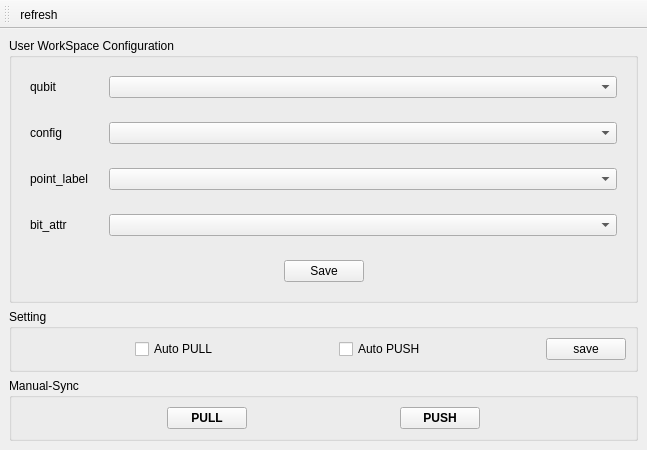
<?xml version="1.0" encoding="UTF-8"?>
<ui version="4.0">
 <class>MainWindow</class>
 <widget class="QMainWindow" name="MainWindow">
  <property name="geometry">
   <rect>
    <x>0</x>
    <y>0</y>
    <width>647</width>
    <height>443</height>
   </rect>
  </property>
  <property name="windowTitle">
   <string>WorkSpace</string>
  </property>
  <widget class="QWidget" name="centralwidget">
   <layout class="QVBoxLayout" name="verticalLayout_2">
    <item>
     <widget class="QGroupBox" name="groupBox">
      <property name="title">
       <string>User WorkSpace Configuration</string>
      </property>
      <layout class="QGridLayout" name="gridLayout">
       <item row="0" column="0">
        <widget class="QWidget" name="widget_5" native="true">
         <layout class="QHBoxLayout" name="horizontalLayout_7" stretch="1,7">
          <item>
           <widget class="QLabel" name="label_4">
            <property name="text">
             <string>qubit</string>
            </property>
           </widget>
          </item>
          <item>
           <widget class="QMultiComboBox" name="QubitBox"/>
          </item>
         </layout>
        </widget>
       </item>
       <item row="1" column="0">
        <widget class="QWidget" name="widget_3" native="true">
         <layout class="QHBoxLayout" name="horizontalLayout_2" stretch="1,7">
          <item>
           <widget class="QLabel" name="label_2">
            <property name="text">
             <string>config</string>
            </property>
           </widget>
          </item>
          <item>
           <widget class="QMultiComboBox" name="ConfigBox"/>
          </item>
         </layout>
        </widget>
       </item>
       <item row="2" column="0">
        <widget class="QWidget" name="widget_4" native="true">
         <layout class="QHBoxLayout" name="horizontalLayout_5" stretch="1,7">
          <item>
           <widget class="QLabel" name="label_3">
            <property name="text">
             <string>point_label</string>
            </property>
           </widget>
          </item>
          <item>
           <widget class="QMultiComboBox" name="PointBox"/>
          </item>
         </layout>
        </widget>
       </item>
       <item row="3" column="0">
        <widget class="QWidget" name="widget_6" native="true">
         <layout class="QHBoxLayout" name="horizontalLayout_8" stretch="1,7">
          <item>
           <widget class="QLabel" name="label_5">
            <property name="text">
             <string>bit_attr</string>
            </property>
           </widget>
          </item>
          <item>
           <widget class="QMultiComboBox" name="AttrBox"/>
          </item>
         </layout>
        </widget>
       </item>
       <item row="4" column="0">
        <spacer name="verticalSpacer">
         <property name="orientation">
          <enum>Qt::Vertical</enum>
         </property>
         <property name="sizeHint" stdset="0">
          <size>
           <width>20</width>
           <height>0</height>
          </size>
         </property>
        </spacer>
       </item>
       <item row="5" column="0">
        <widget class="QWidget" name="widget_2" native="true">
         <layout class="QHBoxLayout" name="horizontalLayout_6">
          <item>
           <spacer name="horizontalSpacer_3">
            <property name="orientation">
             <enum>Qt::Horizontal</enum>
            </property>
            <property name="sizeHint" stdset="0">
             <size>
              <width>249</width>
              <height>20</height>
             </size>
            </property>
           </spacer>
          </item>
          <item>
           <widget class="QPushButton" name="SaveConfButton">
            <property name="text">
             <string>Save</string>
            </property>
           </widget>
          </item>
          <item>
           <spacer name="horizontalSpacer_4">
            <property name="orientation">
             <enum>Qt::Horizontal</enum>
            </property>
            <property name="sizeHint" stdset="0">
             <size>
              <width>249</width>
              <height>20</height>
             </size>
            </property>
           </spacer>
          </item>
         </layout>
        </widget>
       </item>
       <item row="6" column="0">
        <spacer name="verticalSpacer_2">
         <property name="orientation">
          <enum>Qt::Vertical</enum>
         </property>
         <property name="sizeHint" stdset="0">
          <size>
           <width>20</width>
           <height>0</height>
          </size>
         </property>
        </spacer>
       </item>
      </layout>
     </widget>
    </item>
    <item>
     <widget class="QGroupBox" name="groupBox_3">
      <property name="title">
       <string>Setting</string>
      </property>
      <layout class="QHBoxLayout" name="horizontalLayout_3">
       <item>
        <spacer name="horizontalSpacer_9">
         <property name="orientation">
          <enum>Qt::Horizontal</enum>
         </property>
         <property name="sizeHint" stdset="0">
          <size>
           <width>74</width>
           <height>20</height>
          </size>
         </property>
        </spacer>
       </item>
       <item>
        <widget class="QCheckBox" name="autoPullCheck">
         <property name="text">
          <string>Auto PULL</string>
         </property>
        </widget>
       </item>
       <item>
        <spacer name="horizontalSpacer_10">
         <property name="orientation">
          <enum>Qt::Horizontal</enum>
         </property>
         <property name="sizeHint" stdset="0">
          <size>
           <width>74</width>
           <height>20</height>
          </size>
         </property>
        </spacer>
       </item>
       <item>
        <widget class="QCheckBox" name="autoPushCheck">
         <property name="text">
          <string>Auto PUSH</string>
         </property>
        </widget>
       </item>
       <item>
        <spacer name="horizontalSpacer_11">
         <property name="orientation">
          <enum>Qt::Horizontal</enum>
         </property>
         <property name="sizeHint" stdset="0">
          <size>
           <width>74</width>
           <height>20</height>
          </size>
         </property>
        </spacer>
       </item>
       <item>
        <widget class="QPushButton" name="autoPullPushSave">
         <property name="text">
          <string>save</string>
         </property>
        </widget>
       </item>
      </layout>
     </widget>
    </item>
    <item>
     <widget class="QGroupBox" name="groupBox_4">
      <property name="title">
       <string>Manual-Sync</string>
      </property>
      <layout class="QHBoxLayout" name="horizontalLayout_4">
       <item>
        <spacer name="horizontalSpacer_12">
         <property name="orientation">
          <enum>Qt::Horizontal</enum>
         </property>
         <property name="sizeHint" stdset="0">
          <size>
           <width>80</width>
           <height>20</height>
          </size>
         </property>
        </spacer>
       </item>
       <item>
        <widget class="QPushButton" name="pullButton">
         <property name="font">
          <font>
           <bold>true</bold>
          </font>
         </property>
         <property name="text">
          <string>PULL</string>
         </property>
         <property name="autoDefault">
          <bool>false</bool>
         </property>
        </widget>
       </item>
       <item>
        <spacer name="horizontalSpacer_13">
         <property name="orientation">
          <enum>Qt::Horizontal</enum>
         </property>
         <property name="sizeHint" stdset="0">
          <size>
           <width>80</width>
           <height>20</height>
          </size>
         </property>
        </spacer>
       </item>
       <item>
        <widget class="QPushButton" name="pushButton">
         <property name="font">
          <font>
           <bold>true</bold>
          </font>
         </property>
         <property name="text">
          <string>PUSH</string>
         </property>
        </widget>
       </item>
       <item>
        <spacer name="horizontalSpacer_14">
         <property name="orientation">
          <enum>Qt::Horizontal</enum>
         </property>
         <property name="sizeHint" stdset="0">
          <size>
           <width>80</width>
           <height>20</height>
          </size>
         </property>
        </spacer>
       </item>
      </layout>
     </widget>
    </item>
   </layout>
  </widget>
  <widget class="QToolBar" name="toolBar">
   <property name="windowTitle">
    <string>toolBar</string>
   </property>
   <attribute name="toolBarArea">
    <enum>TopToolBarArea</enum>
   </attribute>
   <attribute name="toolBarBreak">
    <bool>false</bool>
   </attribute>
   <addaction name="ActionRefresh"/>
  </widget>
  <action name="ActionRefresh">
   <property name="text">
    <string>refresh</string>
   </property>
   <property name="toolTip">
    <string>Refresh the options in the drop-down menu below</string>
   </property>
  </action>
 </widget>
 <customwidgets>
  <customwidget>
   <class>QMultiComboBox</class>
   <extends>QComboBox</extends>
   <header>.widgets.combox_custom.combox_multi</header>
  </customwidget>
 </customwidgets>
 <resources/>
 <connections>
  <connection>
   <sender>autoPullPushSave</sender>
   <signal>clicked()</signal>
   <receiver>MainWindow</receiver>
   <slot>change_auto_option()</slot>
   <hints>
    <hint type="sourcelabel">
     <x>454</x>
     <y>421</y>
    </hint>
    <hint type="destinationlabel">
     <x>280</x>
     <y>290</y>
    </hint>
   </hints>
  </connection>
  <connection>
   <sender>pullButton</sender>
   <signal>clicked()</signal>
   <receiver>MainWindow</receiver>
   <slot>pull_data()</slot>
   <hints>
    <hint type="sourcelabel">
     <x>195</x>
     <y>515</y>
    </hint>
    <hint type="destinationlabel">
     <x>280</x>
     <y>290</y>
    </hint>
   </hints>
  </connection>
  <connection>
   <sender>pushButton</sender>
   <signal>clicked()</signal>
   <receiver>MainWindow</receiver>
   <slot>push_data()</slot>
   <hints>
    <hint type="sourcelabel">
     <x>365</x>
     <y>515</y>
    </hint>
    <hint type="destinationlabel">
     <x>280</x>
     <y>290</y>
    </hint>
   </hints>
  </connection>
  <connection>
   <sender>ActionRefresh</sender>
   <signal>triggered()</signal>
   <receiver>MainWindow</receiver>
   <slot>refresh_query_data()</slot>
   <hints>
    <hint type="sourcelabel">
     <x>-1</x>
     <y>-1</y>
    </hint>
    <hint type="destinationlabel">
     <x>280</x>
     <y>203</y>
    </hint>
   </hints>
  </connection>
  <connection>
   <sender>SaveConfButton</sender>
   <signal>clicked()</signal>
   <receiver>MainWindow</receiver>
   <slot>save_space_conf()</slot>
   <hints>
    <hint type="sourcelabel">
     <x>280</x>
     <y>227</y>
    </hint>
    <hint type="destinationlabel">
     <x>280</x>
     <y>203</y>
    </hint>
   </hints>
  </connection>
 </connections>
 <slots>
  <slot>change_auto_option()</slot>
  <slot>pull_data()</slot>
  <slot>push_data()</slot>
  <slot>save_space_conf()</slot>
  <slot>refresh_query_data()</slot>
 </slots>
</ui>
